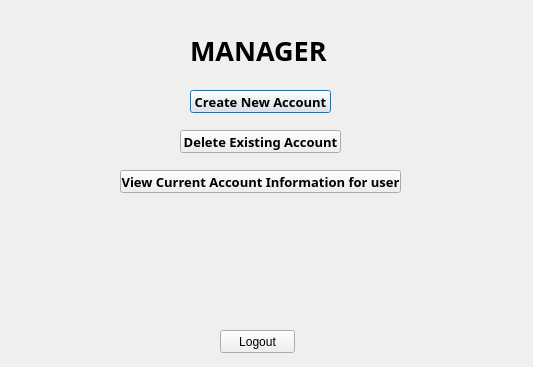
<?xml version="1.0" encoding="UTF-8"?>
<ui version="4.0">
 <class>managerLogin</class>
 <widget class="QDialog" name="managerLogin">
  <property name="windowModality">
   <enum>Qt::NonModal</enum>
  </property>
  <property name="geometry">
   <rect>
    <x>0</x>
    <y>0</y>
    <width>533</width>
    <height>367</height>
   </rect>
  </property>
  <property name="windowTitle">
   <string>MANAGER</string>
  </property>
  <widget class="QLabel" name="title">
   <property name="geometry">
    <rect>
     <x>190</x>
     <y>20</y>
     <width>141</width>
     <height>61</height>
    </rect>
   </property>
   <property name="font">
    <font>
     <family>3M Circular TT Bold</family>
     <pointsize>20</pointsize>
     <weight>75</weight>
     <bold>true</bold>
    </font>
   </property>
   <property name="text">
    <string>MANAGER </string>
   </property>
  </widget>
  <widget class="QPushButton" name="createAcc">
   <property name="geometry">
    <rect>
     <x>190</x>
     <y>90</y>
     <width>141</width>
     <height>23</height>
    </rect>
   </property>
   <property name="font">
    <font>
     <family>3M Circular TT Bold</family>
     <pointsize>10</pointsize>
     <weight>75</weight>
     <bold>true</bold>
    </font>
   </property>
   <property name="text">
    <string>Create New Account</string>
   </property>
  </widget>
  <widget class="QPushButton" name="pushButton_2">
   <property name="geometry">
    <rect>
     <x>180</x>
     <y>130</y>
     <width>161</width>
     <height>23</height>
    </rect>
   </property>
   <property name="font">
    <font>
     <family>3M Circular TT Bold</family>
     <pointsize>10</pointsize>
     <weight>75</weight>
     <bold>true</bold>
    </font>
   </property>
   <property name="text">
    <string>Delete Existing Account</string>
   </property>
  </widget>
  <widget class="QPushButton" name="pushButton_3">
   <property name="geometry">
    <rect>
     <x>120</x>
     <y>170</y>
     <width>281</width>
     <height>23</height>
    </rect>
   </property>
   <property name="font">
    <font>
     <family>3M Circular TT Bold</family>
     <pointsize>10</pointsize>
     <weight>75</weight>
     <bold>true</bold>
    </font>
   </property>
   <property name="text">
    <string>View Current Account Information for user</string>
   </property>
  </widget>
  <widget class="QPushButton" name="pushButton_4">
   <property name="geometry">
    <rect>
     <x>220</x>
     <y>330</y>
     <width>75</width>
     <height>23</height>
    </rect>
   </property>
   <property name="text">
    <string>Logout</string>
   </property>
  </widget>
 </widget>
 <resources/>
 <connections/>
</ui>
